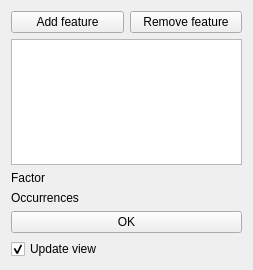
<?xml version="1.0" encoding="UTF-8"?>
<ui version="4.0">
 <class>PartDesignGui::TaskScaledParameters</class>
 <widget class="QWidget" name="PartDesignGui::TaskScaledParameters">
  <property name="geometry">
   <rect>
    <x>0</x>
    <y>0</y>
    <width>253</width>
    <height>270</height>
   </rect>
  </property>
  <property name="windowTitle">
   <string>Form</string>
  </property>
  <layout class="QVBoxLayout" name="verticalLayout">
   <item>
    <layout class="QHBoxLayout" name="horizontalLayout_4">
     <item>
      <widget class="QPushButton" name="buttonAddFeature">
       <property name="text">
        <string>Add feature</string>
       </property>
       <property name="checkable">
        <bool>true</bool>
       </property>
      </widget>
     </item>
     <item>
      <widget class="QPushButton" name="buttonRemoveFeature">
       <property name="text">
        <string>Remove feature</string>
       </property>
       <property name="checkable">
        <bool>true</bool>
       </property>
      </widget>
     </item>
    </layout>
   </item>
   <item>
    <widget class="QListWidget" name="listWidgetFeatures"/>
   </item>
   <item>
    <layout class="QHBoxLayout" name="horizontalLayout_2">
     <item>
      <widget class="QLabel" name="label_2">
       <property name="text">
        <string>Factor</string>
       </property>
      </widget>
     </item>
     <item>
      <widget class="Gui::QuantitySpinBox" name="spinFactor" native="true"/>
     </item>
    </layout>
   </item>
   <item>
    <layout class="QHBoxLayout" name="horizontalLayout">
     <item>
      <widget class="QLabel" name="label">
       <property name="text">
        <string>Occurrences</string>
       </property>
      </widget>
     </item>
     <item>
      <widget class="Gui::UIntSpinBox" name="spinOccurrences" native="true"/>
     </item>
    </layout>
   </item>
   <item>
    <layout class="QHBoxLayout" name="horizontalLayout_3">
     <item>
      <widget class="QPushButton" name="buttonOK">
       <property name="text">
        <string>OK</string>
       </property>
      </widget>
     </item>
    </layout>
   </item>
   <item>
    <widget class="QCheckBox" name="checkBoxUpdateView">
     <property name="text">
      <string>Update view</string>
     </property>
     <property name="checked">
      <bool>true</bool>
     </property>
    </widget>
   </item>
   <item>
    <spacer name="verticalSpacer">
     <property name="orientation">
      <enum>Qt::Vertical</enum>
     </property>
     <property name="sizeHint" stdset="0">
      <size>
       <width>20</width>
       <height>40</height>
      </size>
     </property>
    </spacer>
   </item>
  </layout>
 </widget>
 <customwidgets>
  <customwidget>
   <class>Gui::QuantitySpinBox</class>
   <extends>QWidget</extends>
   <header>Gui/QuantitySpinBox.h</header>
  </customwidget>
  <customwidget>
   <class>Gui::UIntSpinBox</class>
   <extends>QWidget</extends>
   <header location="global">Gui/SpinBox.h</header>
   <container>1</container>
  </customwidget>
 </customwidgets>
 <resources/>
 <connections/>
</ui>
